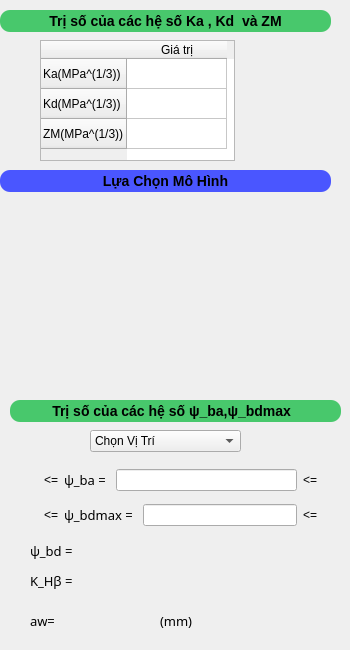
    <widget class="QWidget" name="page_4">
     <widget class="QPushButton" name="pushButton_4">
      <property name="geometry">
       <rect>
        <x>0</x>
        <y>10</y>
        <width>331</width>
        <height>22</height>
       </rect>
      </property>
      <property name="styleSheet">
       <string notr="true">  #pushButton_4{ 
 border-width: 9px;
    border-radius: 10px;
    border-color:rgba(0,0,0,0.5); ; 
	background :rgb(72, 200, 108);
    font: bold 14px;
;
    padding: 1px}
</string>
      </property>
      <property name="text">
       <string>Trị số của các hệ số Ka , Kd  và ZM</string>
      </property>
     </widget>
     <widget class="QWidget" name="layoutWidget_18">
      <property name="geometry">
       <rect>
        <x>40</x>
        <y>40</y>
        <width>241</width>
        <height>121</height>
       </rect>
      </property>
      <layout class="QHBoxLayout" name="horizontalLayout_16">
       <item>
        <widget class="QTableWidget" name="tableWidget_3">
         <row>
          <property name="text">
           <string>Ka(MPa^(1/3))</string>
          </property>
         </row>
         <row>
          <property name="text">
           <string>Kd(MPa^(1/3))</string>
          </property>
         </row>
         <row>
          <property name="text">
           <string>ZM(MPa^(1/3))</string>
          </property>
         </row>
         <column>
          <property name="text">
           <string>Giá trị</string>
          </property>
         </column>
        </widget>
       </item>
       <item>
        <widget class="QPushButton" name="open_table_ka">
         <property name="maximumSize">
          <size>
           <width>40</width>
           <height>40</height>
          </size>
         </property>
         <property name="cursor">
          <cursorShape>PointingHandCursor</cursorShape>
         </property>
         <property name="styleSheet">
          <string notr="true">  #open_table_ka{  border-width: 9px;
    border-radius: 10px;
    border-color:rgba(0,0,0,0.5); ;
    font: bold 14px; 
    padding: 1px}
#open_table_ka:hover{
background-color:	rgba(116, 114, 157, 0.2);
}
</string>
         </property>
         <property name="text">
          <string/>
         </property>
         <property name="icon">
          <iconset resource="../Project_calculating_Gear/qml.qrc">
           <normaloff>:/dowload/Anh_cua_app+do_an/Add_data.png</normaloff>:/dowload/Anh_cua_app+do_an/Add_data.png</iconset>
         </property>
         <property name="iconSize">
          <size>
           <width>30</width>
           <height>30</height>
          </size>
         </property>
        </widget>
       </item>
      </layout>
     </widget>
     <widget class="QComboBox" name="comboBox_2">
      <property name="geometry">
       <rect>
        <x>90</x>
        <y>430</y>
        <width>151</width>
        <height>22</height>
       </rect>
      </property>
      <item>
       <property name="text">
        <string>Chọn Vị Trí</string>
       </property>
      </item>
      <item>
       <property name="text">
        <string>Đối Xứng</string>
       </property>
      </item>
      <item>
       <property name="text">
        <string>Không Đối Xứng</string>
       </property>
      </item>
      <item>
       <property name="text">
        <string>Chìa</string>
       </property>
      </item>
     </widget>
     <widget class="QPushButton" name="pushButton_5">
      <property name="geometry">
       <rect>
        <x>10</x>
        <y>400</y>
        <width>331</width>
        <height>22</height>
       </rect>
      </property>
      <property name="styleSheet">
       <string notr="true">  #pushButton_5{ 
 border-width: 9px;
    border-radius: 10px;
    border-color:rgba(0,0,0,0.5); ; 
	background :rgb(72, 200, 108);
    font: bold 14px;
;
    padding: 1px}
</string>
      </property>
      <property name="text">
       <string>Trị số của các hệ số ψ_ba,ψ_bdmax  </string>
      </property>
     </widget>
     <widget class="QWidget" name="layoutWidget_19">
      <property name="geometry">
       <rect>
        <x>30</x>
        <y>500</y>
        <width>301</width>
        <height>30</height>
       </rect>
      </property>
      <layout class="QHBoxLayout" name="horizontalLayout_38">
       <item>
        <layout class="QHBoxLayout" name="horizontalLayout_39">
         <item>
          <widget class="QLabel" name="left_lim_ba_bd_max">
           <property name="font">
            <font>
             <family>Noto Sans</family>
             <pointsize>10</pointsize>
             <weight>75</weight>
             <bold>true</bold>
            </font>
           </property>
           <property name="text">
            <string/>
           </property>
          </widget>
         </item>
         <item>
          <widget class="QLabel" name="label_36">
           <property name="text">
            <string>&lt;=</string>
           </property>
          </widget>
         </item>
        </layout>
       </item>
       <item>
        <layout class="QHBoxLayout" name="horizontalLayout_40">
         <item>
          <widget class="QLabel" name="label_37">
           <property name="font">
            <font>
             <family>Noto Sans</family>
             <pointsize>10</pointsize>
            </font>
           </property>
           <property name="text">
            <string>ψ_bdmax = </string>
           </property>
          </widget>
         </item>
         <item>
          <widget class="QLineEdit" name="lineEdit_5"/>
         </item>
        </layout>
       </item>
       <item>
        <layout class="QHBoxLayout" name="horizontalLayout_41">
         <item>
          <widget class="QLabel" name="label_38">
           <property name="text">
            <string>&lt;=</string>
           </property>
          </widget>
         </item>
         <item>
          <widget class="QLabel" name="right_lim_ba_bd_max">
           <property name="font">
            <font>
             <family>Noto Sans</family>
             <pointsize>10</pointsize>
             <weight>75</weight>
             <bold>true</bold>
            </font>
           </property>
           <property name="text">
            <string/>
           </property>
          </widget>
         </item>
        </layout>
       </item>
      </layout>
     </widget>
     <widget class="QWidget" name="layoutWidget_20">
      <property name="geometry">
       <rect>
        <x>30</x>
        <y>570</y>
        <width>111</width>
        <height>21</height>
       </rect>
      </property>
      <layout class="QHBoxLayout" name="horizontalLayout_43">
       <item>
        <widget class="QLabel" name="label_40">
         <property name="font">
          <font>
           <family>Noto Sans</family>
           <pointsize>10</pointsize>
           <weight>50</weight>
           <bold>false</bold>
          </font>
         </property>
         <property name="text">
          <string>K_Hβ = </string>
         </property>
        </widget>
       </item>
       <item>
        <widget class="QLabel" name="KHB_res">
         <property name="font">
          <font>
           <family>Noto Sans</family>
           <pointsize>10</pointsize>
           <weight>75</weight>
           <bold>true</bold>
           <underline>true</underline>
          </font>
         </property>
         <property name="cursor">
          <cursorShape>IBeamCursor</cursorShape>
         </property>
         <property name="mouseTracking">
          <bool>true</bool>
         </property>
         <property name="acceptDrops">
          <bool>true</bool>
         </property>
         <property name="text">
          <string/>
         </property>
        </widget>
       </item>
      </layout>
     </widget>
     <widget class="QWidget" name="layoutWidget_22">
      <property name="geometry">
       <rect>
        <x>30</x>
        <y>600</y>
        <width>120</width>
        <height>41</height>
       </rect>
      </property>
      <layout class="QHBoxLayout" name="horizontalLayout_44">
       <item>
        <widget class="QLabel" name="label_43">
         <property name="font">
          <font>
           <family>Noto Sans</family>
           <pointsize>10</pointsize>
           <weight>50</weight>
           <bold>false</bold>
          </font>
         </property>
         <property name="text">
          <string>aw= </string>
         </property>
        </widget>
       </item>
       <item>
        <widget class="QLabel" name="aw_res">
         <property name="font">
          <font>
           <family>Noto Sans</family>
           <pointsize>10</pointsize>
           <weight>75</weight>
           <bold>true</bold>
           <underline>true</underline>
          </font>
         </property>
         <property name="cursor">
          <cursorShape>IBeamCursor</cursorShape>
         </property>
         <property name="mouseTracking">
          <bool>true</bool>
         </property>
         <property name="acceptDrops">
          <bool>true</bool>
         </property>
         <property name="text">
          <string/>
         </property>
        </widget>
       </item>
      </layout>
     </widget>
     <widget class="QWidget" name="layoutWidget_23">
      <property name="geometry">
       <rect>
        <x>30</x>
        <y>465</y>
        <width>301</width>
        <height>30</height>
       </rect>
      </property>
      <layout class="QHBoxLayout" name="horizontalLayout_37">
       <item>
        <layout class="QHBoxLayout" name="horizontalLayout_18">
         <item>
          <widget class="QLabel" name="left_lim_ba_bd">
           <property name="font">
            <font>
             <family>Noto Sans</family>
             <pointsize>10</pointsize>
             <weight>75</weight>
             <bold>true</bold>
            </font>
           </property>
           <property name="text">
            <string/>
           </property>
          </widget>
         </item>
         <item>
          <widget class="QLabel" name="label_29">
           <property name="text">
            <string>&lt;=</string>
           </property>
          </widget>
         </item>
        </layout>
       </item>
       <item>
        <layout class="QHBoxLayout" name="horizontalLayout_17">
         <item>
          <widget class="QLabel" name="label_28">
           <property name="font">
            <font>
             <family>Noto Sans</family>
             <pointsize>10</pointsize>
            </font>
           </property>
           <property name="text">
            <string>ψ_ba = </string>
           </property>
          </widget>
         </item>
         <item>
          <widget class="QLineEdit" name="lineEdit_2"/>
         </item>
        </layout>
       </item>
       <item>
        <layout class="QHBoxLayout" name="horizontalLayout_19">
         <item>
          <widget class="QLabel" name="label_30">
           <property name="text">
            <string>&lt;=</string>
           </property>
          </widget>
         </item>
         <item>
          <widget class="QLabel" name="right_lim_ba_bd">
           <property name="font">
            <font>
             <family>Noto Sans</family>
             <pointsize>10</pointsize>
             <weight>75</weight>
             <bold>true</bold>
            </font>
           </property>
           <property name="text">
            <string/>
           </property>
          </widget>
         </item>
        </layout>
       </item>
      </layout>
     </widget>
     <widget class="QWidget" name="layoutWidget_24">
      <property name="geometry">
       <rect>
        <x>30</x>
        <y>540</y>
        <width>111</width>
        <height>21</height>
       </rect>
      </property>
      <layout class="QHBoxLayout" name="horizontalLayout_42">
       <item>
        <widget class="QLabel" name="label_39">
         <property name="font">
          <font>
           <family>Noto Sans</family>
           <pointsize>10</pointsize>
           <weight>50</weight>
           <bold>false</bold>
          </font>
         </property>
         <property name="text">
          <string>ψ_bd = </string>
         </property>
        </widget>
       </item>
       <item>
        <widget class="QLabel" name="psi_bd_res">
         <property name="font">
          <font>
           <family>Noto Sans</family>
           <pointsize>10</pointsize>
           <weight>75</weight>
           <bold>true</bold>
           <underline>true</underline>
          </font>
         </property>
         <property name="cursor">
          <cursorShape>IBeamCursor</cursorShape>
         </property>
         <property name="mouseTracking">
          <bool>true</bool>
         </property>
         <property name="acceptDrops">
          <bool>true</bool>
         </property>
         <property name="text">
          <string/>
         </property>
        </widget>
       </item>
      </layout>
     </widget>
     <widget class="QPushButton" name="pushButton_7">
      <property name="geometry">
       <rect>
        <x>0</x>
        <y>170</y>
        <width>331</width>
        <height>22</height>
       </rect>
      </property>
      <property name="styleSheet">
       <string notr="true">  #pushButton_7{ 
 border-width: 9px;
    border-radius: 10px;
    border-color:rgba(0,0,0,0.5); ; 
	background :rgb(74, 86, 255);
    font: bold 14px;
;
    padding: 1px}
</string>
      </property>
      <property name="text">
       <string>Lựa Chọn Mô Hình</string>
      </property>
     </widget>
     <widget class="QWidget" name="layoutWidget_25">
      <property name="geometry">
       <rect>
        <x>160</x>
        <y>600</y>
        <width>71</width>
        <height>41</height>
       </rect>
      </property>
      <layout class="QHBoxLayout" name="horizontalLayout_20">
       <item>
        <widget class="QLabel" name="label_42">
         <property name="font">
          <font>
           <family>Noto Sans</family>
           <pointsize>10</pointsize>
          </font>
         </property>
         <property name="text">
          <string>(mm)</string>
         </property>
        </widget>
       </item>
       <item>
        <widget class="QPushButton" name="Set_aw">
         <property name="maximumSize">
          <size>
           <width>30</width>
           <height>30</height>
          </size>
         </property>
         <property name="cursor">
          <cursorShape>PointingHandCursor</cursorShape>
         </property>
         <property name="mouseTracking">
          <bool>true</bool>
         </property>
         <property name="styleSheet">
          <string notr="true">  #Set_aw{  border-width: 9px;
    border-radius: 10px;
    border-color:rgba(0,0,0,0.5); ;
    font: bold 14px; 
    padding: 1px}
#Set_aw:hover{
background-color:	rgba(116, 114, 157, 0.2);
}
</string>
         </property>
         <property name="text">
          <string/>
         </property>
         <property name="icon">
          <iconset resource="../Project_calculating_Gear/qml.qrc">
           <normaloff>:/dowload/Anh_cua_app+do_an/change_text.png</normaloff>:/dowload/Anh_cua_app+do_an/change_text.png</iconset>
         </property>
         <property name="iconSize">
          <size>
           <width>25</width>
           <height>25</height>
          </size>
         </property>
        </widget>
       </item>
      </layout>
     </widget>
    </widget>
